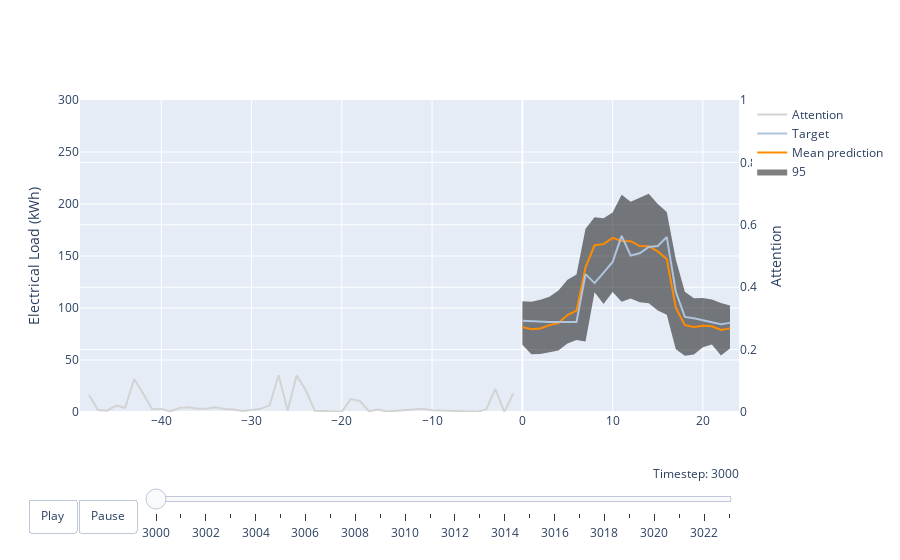

Source (notebook cell):
### Code cell
import plotly.graph_objects as go

max_encoder_length = 48
max_prediction_length = 24
kWh_max = 300
max_attention = 1
transition_duration = 100

# make figure
fig_dict = {
    "data": [],
    "layout": {},
    "frames": []
}

# fill in most of layout
fig_dict["layout"]["xaxis"] = {"range": [-1*(max_encoder_length+1), max_prediction_length]}
fig_dict["layout"]["hovermode"] = "closest"
fig_dict["layout"]["updatemenus"] = [
    {
        "buttons": [
            {
                "args": [None, {"frame": {"duration": 500, "redraw": False},
                                "fromcurrent": True, "transition": {"duration": transition_duration,
                                                                    "easing": "quadratic-in-out"}}],
                "label": "Play",
                "method": "animate"
            },
            {
                "args": [[None], {"frame": {"duration": 0, "redraw": False},
                                  "mode": "immediate",
                                  "transition": {"duration": 0}}],
                "label": "Pause",
                "method": "animate"
            }
        ],
        "direction": "left",
        "pad": {"r": 10, "t": 87},
        "showactive": False,
        "type": "buttons",
        "x": 0.1,
        "xanchor": "right",
        "y": 0,
        "yanchor": "top"
    }
]

sliders_dict = {
    "active": 0,
    "yanchor": "top",
    "xanchor": "left",
    "currentvalue": {
        "font": {"size": 12},
        "prefix": "Timestep: ",
        "visible": True,
        "xanchor": "right"
    },
    "transition": {"duration": transition_duration, "easing": "cubic-in-out"},
    "pad": {"b": 10, "t": 50},
    "len": 0.9,
    "x": 0.1,
    "y": 0,
    "steps": []
}

# make frames
for j,idx in enumerate(range(3000,3024)):

    frame = {"data": [], "name": str(idx)}

    encoder_length = x["encoder_lengths"][0]
    interpretation = tft.interpret_output(raw_predictions.iget(slice(idx, idx + 1)))

    plot_data = [
        go.Scatter( # p95 area fill
            x=list(range(max_prediction_length)),
            y=raw_predictions['prediction'][idx,:,0],
            mode="lines",
            line=dict(color="black", width=0),
            showlegend=False
        ),
        go.Scatter(
            x=list(range(max_prediction_length)),
            y=raw_predictions['prediction'][idx,:,6],
            mode="lines",
            line=dict(color="black", width=0),
            name="95",
            fill='tonexty'
        ),

        go.Scatter( # mean prediction
            x=list(range(max_prediction_length)),
            y=raw_predictions['prediction'][idx,:,3],
            mode="lines",
            line=dict(color="darkorange", width=2),
            name="Mean prediction"
        ),
        go.Scatter( # decoder targe
            x=list(range(max_prediction_length)),
            y=x['decoder_target'][idx],
            mode="lines",
            line=dict(color="darkblue", width=2),
            name="Target"
        ),
        go.Scatter( # encoder attention
            x=[-1*i for i in reversed(range(1,encoder_length+1))],
            y=interpretation['attention'][0,-encoder_length:],
            mode="lines",
            line=dict(color="lightgray", width=2),
            yaxis='y2',
            name="Attention"
        ),
    ]

    if j == 0:
        fig_dict["data"] = plot_data

    frame = go.Frame(
        data=plot_data,
        name=str(idx)
    )

    fig_dict["frames"].append(frame)

    slider_step = {"args": [
        [idx],
        {"frame": {"duration": transition_duration, "redraw": False},
         "mode": "immediate",
         "transition": {"duration": transition_duration}}
    ],
        "label": idx,
        "method": "animate"}
    sliders_dict["steps"].append(slider_step)

fig_dict["layout"]["sliders"] = [sliders_dict]

fig = go.Figure(fig_dict)

fig.update_layout(
    yaxis=dict(
        title="Electrical Load (kWh)",
        range=[0,kWh_max],
        side="left",
    ),
    yaxis2=dict(
        title="Attention",
        range=[0,max_attention],
        anchor="x",
        overlaying="y",
        side="right"
    ),
)

fig.show()

### Figure 1 — Plotly figure (JSON) as saved in the notebook; plotly's stock layout.template omitted (floating-point values rounded to 4 significant figures)
{"data": [{"line": {"color": "black", "width": 0}, "mode": "lines", "showlegend": false, "type": "scatter", "x": [0, 1, 2, 3, 4, 5, 6, 7, 8, 9, 10, 11, 12, 13, 14, 15, 16, 17, 18, 19, 20, 21, 22, 23], "y": [64.56, 55.47, 55.69, 57.31, 59.18, 65.91, 69.32, 67.85, 115.1, 103.9, 115.4, 105.9, 109.1, 105.5, 104.5, 97.53, 93.4, 60.43, 54.0, 55.34, 62.3, 64.99, 54.41, 61.07]}, {"fill": "tonexty", "line": {"color": "black", "width": 0}, "mode": "lines", "name": "95", "type": "scatter", "x": [0, 1, 2, 3, 4, 5, 6, 7, 8, 9, 10, 11, 12, 13, 14, 15, 16, 17, 18, 19, 20, 21, 22, 23], "y": [106.5, 106.1, 107.9, 110.8, 116.9, 127.1, 132.2, 176.1, 187.2, 186.4, 191.8, 208.8, 202.1, 206.0, 209.8, 199.9, 192.4, 146.7, 115.6, 109.3, 109.6, 108.1, 104.8, 102.5]}, {"line": {"color": "darkorange", "width": 2}, "mode": "lines", "name": "Mean prediction", "type": "scatter", "x": [0, 1, 2, 3, 4, 5, 6, 7, 8, 9, 10, 11, 12, 13, 14, 15, 16, 17, 18, 19, 20, 21, 22, 23], "y": [81.61, 79.51, 80.37, 83.53, 85.49, 93.26, 97.52, 139.2, 160.3, 161.4, 167.4, 164.4, 164.2, 159.5, 159.5, 154.4, 147.1, 100.2, 83.55, 81.74, 82.98, 82.4, 78.87, 80.41]}, {"line": {"color": "lightsteelblue", "width": 2}, "mode": "lines", "name": "Target", "type": "scatter", "x": [0, 1, 2, 3, 4, 5, 6, 7, 8, 9, 10, 11, 12, 13, 14, 15, 16, 17, 18, 19, 20, 21, 22, 23], "y": [87.8, 87.4, 86.6, 86.6, 86.6, 86.4, 86.5, 132.6, 123.9, 134.1, 144.3, 169.4, 150.4, 152.6, 158.7, 159.6, 168.2, 115.6, 91.4, 90.1, 88.1, 86.8, 84.4, 85.7]}, {"line": {"color": "lightgray", "width": 2}, "mode": "lines", "name": "Attention", "type": "scatter", "x": [-48, -47, -46, -45, -44, -43, -42, -41, -40, -39, -38, -37, -36, -35, -34, -33, -32, -31, -30, -29, -28, -27, -26, -25, -24, -23, -22, -21, -20, -19, -18, -17, -16, -15, -14, -13, -12, -11, -10, -9, -8, -7, -6, -5, -4, -3, -2, -1], "y": [0.05481, 0.006462, 0.004161, 0.0208, 0.01353, 0.1057, 0.05867, 0.008618, 0.00996, 0.001474, 0.01268, 0.01492, 0.0107, 0.01011, 0.01496, 0.00957, 0.008045, 0.003292, 0.006411, 0.01017, 0.02138, 0.118, 0.00497, 0.1168, 0.07048, 0.004012, 0.002877, 0.001919, 0.0009544, 0.04121, 0.03522, 0.002434, 0.007893, 0.001465, 0.003248, 0.005869, 0.006156, 0.0102, 0.005872, 0.004732, 0.003709, 0.0009754, 0.001296, 0.001078, 0.008373, 0.07376, 0.0004442, 0.05964], "yaxis": "y2"}], "layout": {"hovermode": "closest", "sliders": [{"active": 0, "currentvalue": {"font": {"size": 12}, "prefix": "Timestep: ", "visible": true, "xanchor": "right"}, "len": 0.9, "pad": {"b": 10, "t": 50}, "steps": [{"args": [[3000], {"frame": {"duration": 100, "redraw": false}, "mode": "immediate", "transition": {"duration": 100}}], "label": "3000", "method": "animate"}, {"args": [[3001], {"frame": {"duration": 100, "redraw": false}, "mode": "immediate", "transition": {"duration": 100}}], "label": "3001", "method": "animate"}, {"args": [[3002], {"frame": {"duration": 100, "redraw": false}, "mode": "immediate", "transition": {"duration": 100}}], "label": "3002", "method": "animate"}, {"args": [[3003], {"frame": {"duration": 100, "redraw": false}, "mode": "immediate", "transition": {"duration": 100}}], "label": "3003", "method": "animate"}, {"args": [[3004], {"frame": {"duration": 100, "redraw": false}, "mode": "immediate", "transition": {"duration": 100}}], "label": "3004", "method": "animate"}, {"args": [[3005], {"frame": {"duration": 100, "redraw": false}, "mode": "immediate", "transition": {"duration": 100}}], "label": "3005", "method": "animate"}, {"args": [[3006], {"frame": {"duration": 100, "redraw": false}, "mode": "immediate", "transition": {"duration": 100}}], "label": "3006", "method": "animate"}, {"args": [[3007], {"frame": {"duration": 100, "redraw": false}, "mode": "immediate", "transition": {"duration": 100}}], "label": "3007", "method": "animate"}, {"args": [[3008], {"frame": {"duration": 100, "redraw": false}, "mode": "immediate", "transition": {"duration": 100}}], "label": "3008", "method": "animate"}, {"args": [[3009], {"frame": {"duration": 100, "redraw": false}, "mode": "immediate", "transition": {"duration": 100}}], "label": "3009", "method": "animate"}, {"args": [[3010], {"frame": {"duration": 100, "redraw": false}, "mode": "immediate", "transition": {"duration": 100}}], "label": "3010", "method": "animate"}, {"args": [[3011], {"frame": {"duration": 100, "redraw": false}, "mode": "immediate", "transition": {"duration": 100}}], "label": "3011", "method": "animate"}, {"args": [[3012], {"frame": {"duration": 100, "redraw": false}, "mode": "immediate", "transition": {"duration": 100}}], "label": "3012", "method": "animate"}, {"args": [[3013], {"frame": {"duration": 100, "redraw": false}, "mode": "immediate", "transition": {"duration": 100}}], "label": "3013", "method": "animate"}, {"args": [[3014], {"frame": {"duration": 100, "redraw": false}, "mode": "immediate", "transition": {"duration": 100}}], "label": "3014", "method": "animate"}, {"args": [[3015], {"frame": {"duration": 100, "redraw": false}, "mode": "immediate", "transition": {"duration": 100}}], "label": "3015", "method": "animate"}, {"args": [[3016], {"frame": {"duration": 100, "redraw": false}, "mode": "immediate", "transition": {"duration": 100}}], "label": "3016", "method": "animate"}, {"args": [[3017], {"frame": {"duration": 100, "redraw": false}, "mode": "immediate", "transition": {"duration": 100}}], "label": "3017", "method": "animate"}, {"args": [[3018], {"frame": {"duration": 100, "redraw": false}, "mode": "immediate", "transition": {"duration": 100}}], "label": "3018", "method": "animate"}, {"args": [[3019], {"frame": {"duration": 100, "redraw": false}, "mode": "immediate", "transition": {"duration": 100}}], "label": "3019", "method": "animate"}, {"args": [[3020], {"frame": {"duration": 100, "redraw": false}, "mode": "immediate", "transition": {"duration": 100}}], "label": "3020", "method": "animate"}, {"args": [[3021], {"frame": {"duration": 100, "redraw": false}, "mode": "immediate", "transition": {"duration": 100}}], "label": "3021", "method": "animate"}, {"args": [[3022], {"frame": {"duration": 100, "redraw": false}, "mode": "immediate", "transition": {"duration": 100}}], "label": "3022", "method": "animate"}, {"args": [[3023], {"frame": {"duration": 100, "redraw": false}, "mode": "immediate", "transition": {"duration": 100}}], "label": "3023", "method": "animate"}], "transition": {"duration": 100, "easing": "cubic-in-out"}, "x": 0.1, "xanchor": "left", "y": 0, "yanchor": "top"}], "updatemenus": [{"buttons": [{"args": [null, {"frame": {"duration": 500, "redraw": false}, "fromcurrent": true, "transition": {"duration": 100, "easing": "quadratic-in-out"}}], "label": "Play", "method": "animate"}, {"args": [[null], {"frame": {"duration": 0, "redraw": false}, "mode": "immediate", "transition": {"duration": 0}}], "label": "Pause", "method": "animate"}], "direction": "left", "pad": {"r": 10, "t": 87}, "showactive": false, "type": "buttons", "x": 0.1, "xanchor": "right", "y": 0, "yanchor": "top"}], "xaxis": {"range": [-49, 24]}, "yaxis": {"range": [0, 300], "side": "left", "title": {"text": "Electrical Load (kWh)"}}, "yaxis2": {"anchor": "x", "overlaying": "y", "range": [0, 1], "side": "right", "title": {"text": "Attention"}}}}
